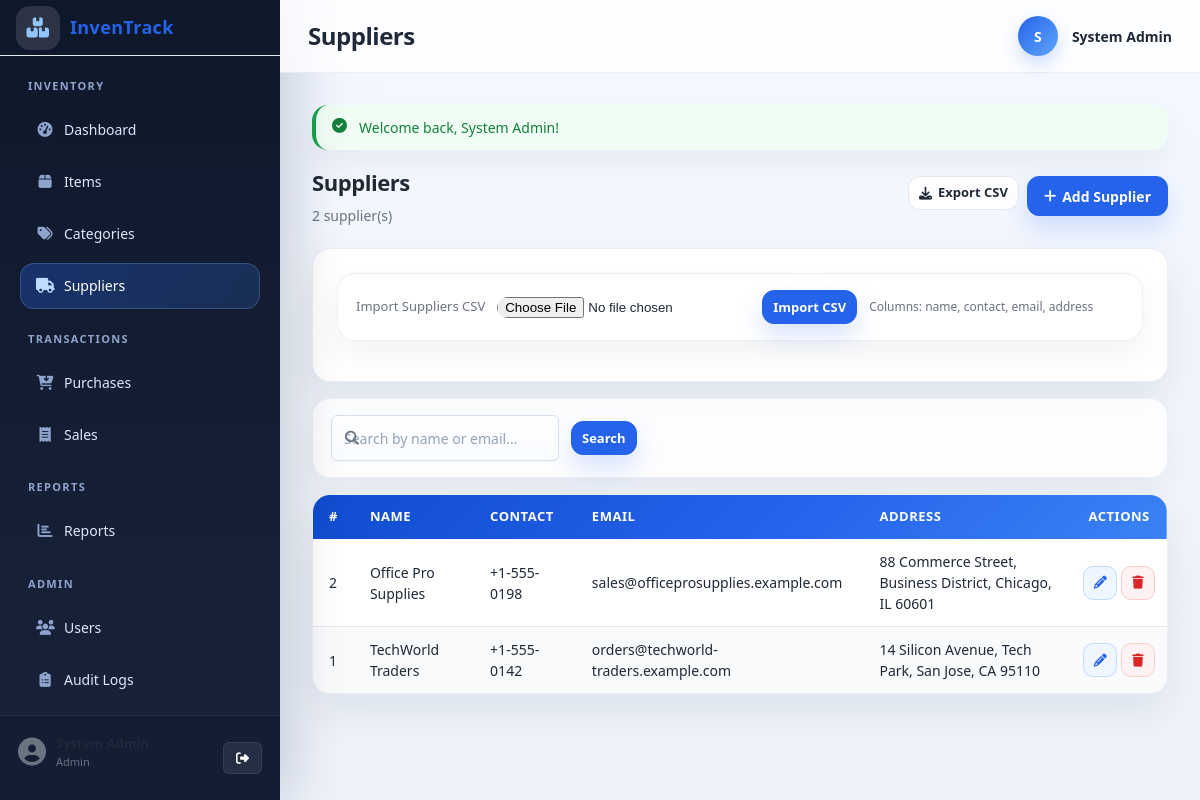
The app's page /pages/suppliers/index.php (signed in) with its own data.
### tables this page shows
CREATE TABLE suppliers (
    id         INT          AUTO_INCREMENT PRIMARY KEY,
    name       VARCHAR(150) NOT NULL,
    contact    VARCHAR(100),
    email      VARCHAR(150),
    address    TEXT,
    created_at DATETIME     DEFAULT CURRENT_TIMESTAMP
);

### includes/auth.php (called while the page is built, shortened)
<?php
require_once __DIR__ . '/functions.php';
function current_user(): ?array
{
    return $_SESSION['user'] ?? null;
}

### includes/functions.php (called while the page is built, shortened)
<?php
function app_base_path(): string
{
    static $base_path = null;
    if ($base_path !== null) {
        return $base_path;
    }
    $base_path = '/' . trim(basename(dirname(__DIR__)), '/');
    return $base_path;
}
function app_url(string $path = ''): string
{
    $path = ltrim($path, '/');
    return $path === '' ? app_base_path() . '/' : app_base_path() . '/' . $path;
}
function get_flash(): ?array
{
    $flash = $_SESSION['flash'];
    return $flash;
}
function sanitize(mixed $value): string
{
    return htmlspecialchars(trim((string)$value), ENT_QUOTES, 'UTF-8');
}

### pages/suppliers/index.php (the view, shortened to what this page needs)
<?php
require_once __DIR__ . '/../../config/db.php';
require_once __DIR__ . '/../../includes/auth.php';
require_once __DIR__ . '/../../includes/functions.php';
$user      = current_user();
$is_editor = in_array($user['role'], ['admin', 'manager'], true);
$q    = trim($_GET['q'] ?? '');
$page = max(1, (int)($_GET['page'] ?? 1));
$per  = 20;
$where  = ['1=1'];
$params = [];
$where_sql = implode(' AND ', $where);
$count_stmt = $pdo->prepare("SELECT COUNT(*) FROM suppliers WHERE $where_sql");
$count_stmt->execute($params);
$total = (int)$count_stmt->fetchColumn();
$pag  = paginate($total, $per, $page);
$stmt = $pdo->prepare("SELECT * FROM suppliers WHERE $where_sql ORDER BY id DESC LIMIT :limit OFFSET :offset");
$stmt->bindValue(':limit',  $per,          PDO::PARAM_INT);
$stmt->bindValue(':offset', $pag['offset'], PDO::PARAM_INT);
$stmt->execute();
$rows = $stmt->fetchAll();
require_once __DIR__ . '/../../includes/header.php';
require_once __DIR__ . '/../../includes/sidebar.php';
?>
<div class="page-wrapper">
    <div class="topbar">
        <h1 class="topbar-title">Suppliers</h1>
        <div class="topbar-user">
            <div class="user-avatar"><?= strtoupper(substr($user['name'], 0, 1)) ?></div>
            <span class="user-name"><?= sanitize($user['name']) ?></span>
        </div>
    </div>
    <main class="main-content">
        <?php $flash = get_flash(); if ($flash): ?>
        <div class="alert alert-<?= sanitize($flash['type']) ?>" style="margin-bottom:16px">
            <i class="fa-solid <?= $flash['type']==='success' ? 'fa-circle-check' : 'fa-circle-exclamation' ?>"></i>
            <?= sanitize($flash['message']) ?>
        </div>
        <?php endif; ?>
        <div class="page-header">
            <div>
                <h2 class="page-title">Suppliers</h2>
                <p class="page-subtitle"><?= $total ?> supplier(s)</p>
            </div>
            <div style="display:flex;gap:8px">
                <a href="<?= htmlspecialchars(app_url('api/export_csv.php?type=suppliers'), ENT_QUOTES, 'UTF-8') ?>" class="btn-secondary btn-sm"><i class="fa-solid fa-download"></i> Export CSV</a>
                <?php if ($is_editor): ?>
                <a href="<?= htmlspecialchars(app_url('pages/suppliers/add.php'), ENT_QUOTES, 'UTF-8') ?>" class="btn-primary"><i class="fa-solid fa-plus"></i> Add Supplier</a>
                <?php endif; ?>
            </div>
        </div>
        <?php if ($is_editor): ?>
        <div class="form-card" style="margin-bottom:16px;max-width:100%">
            <form method="POST" action="<?= htmlspecialchars(app_url('api/import_csv.php'), ENT_QUOTES, 'UTF-8') ?>" enctype="multipart/form-data" class="filter-bar">
                <label style="font-size:13px;color:var(--muted)">Import Suppliers CSV</label>
                <input type="file" name="csv_file" accept=".csv,text/csv" required>
                <button type="submit" class="btn-primary btn-sm">Import CSV</button>
                <span class="field-hint">Columns: name, contact, email, address</span>
            </form>
        </div>
        <?php endif; ?>
        <form method="GET" class="filter-bar">
            <div class="search-wrapper">
                <i class="fa-solid fa-search"></i>
                <input type="search" name="q" placeholder="Search by name or email…" value="<?= sanitize($q) ?>">
            </div>
            <button type="submit" class="btn-primary btn-sm">Search</button>
        </form>
        <div class="table-container">
            <table>
                <thead>
                    <tr>
                        <th>#</th>
                        <th>Name</th>
                        <th>Contact</th>
                        <th>Email</th>
                        <th>Address</th>
                        <?php if ($is_editor): ?><th class="col-actions">Actions</th><?php endif; ?>
                    </tr>
                </thead>
                <tbody>
                    <?php if (empty($rows)): ?>
                    <tr><td colspan="<?= $is_editor ? 6 : 5 ?>" class="table-empty">No suppliers found.</td></tr>
                    <?php else: ?>
                    <?php foreach ($rows as $s): ?>
                    <tr>
                        <td><?= (int)$s['id'] ?></td>
                        <td><?= sanitize($s['name']) ?></td>
                        <td><?= sanitize($s['contact'] ?? '—') ?></td>
                        <td><?= sanitize($s['email'] ?? '—') ?></td>
                        <td><?= sanitize($s['address'] ?? '—') ?></td>
                        <?php if ($is_editor): ?>
                        <td class="col-actions">
                            <a href="<?= htmlspecialchars(app_url('pages/suppliers/edit.php?id=' . (int)$s['id']), ENT_QUOTES, 'UTF-8') ?>" class="btn-action btn-edit" title="Edit"><i class="fa-solid fa-pencil"></i></a>
                            <form method="POST" action="<?= htmlspecialchars(app_url('pages/suppliers/delete.php'), ENT_QUOTES, 'UTF-8') ?>" style="display:inline">
                                <button type="submit" class="btn-action btn-delete" title="Delete" data-confirm-delete data-item-name="<?= sanitize($s['name']) ?>"><i class="fa-solid fa-trash"></i></button>
                            </form>
                        </td>
                        <?php endif; ?>
                    </tr>
                    <?php endforeach; ?>
                    <?php endif; ?>
                </tbody>
            </table>
        </div>
    </main>
</div>
<?php require_once __DIR__ . '/../../includes/footer.php'; ?>

### assets/css/responsive.css (style rules this page uses)
@media (min-width: 992px) { .page-wrapper { margin-left: 240px; } }
@media (min-width: 992px) { .topbar-user .user-name { display: inline; } }
@media (min-width: 992px) { .page-wrapper { margin-left: 280px; } }

### records on screen
suppliers: id "2", name "Office Pro Supplies", contact "+1-555-0198", email "sales@officeprosupplies.example.com", address "88 Commerce Street, Business District, Chicago, IL 60601"
suppliers: id "1", name "TechWorld Traders", contact "+1-555-0142", email "orders@techworld-traders.example.com", address "14 Silicon Avenue, Tech Park, San Jose, CA 95110"

### other values on screen
$user_role "Admin"
substr($user['name'], 0, 1) "S"
$user['name'] "System Admin"
$flash['message'] "Welcome back, System Admin!"
$total "2"
